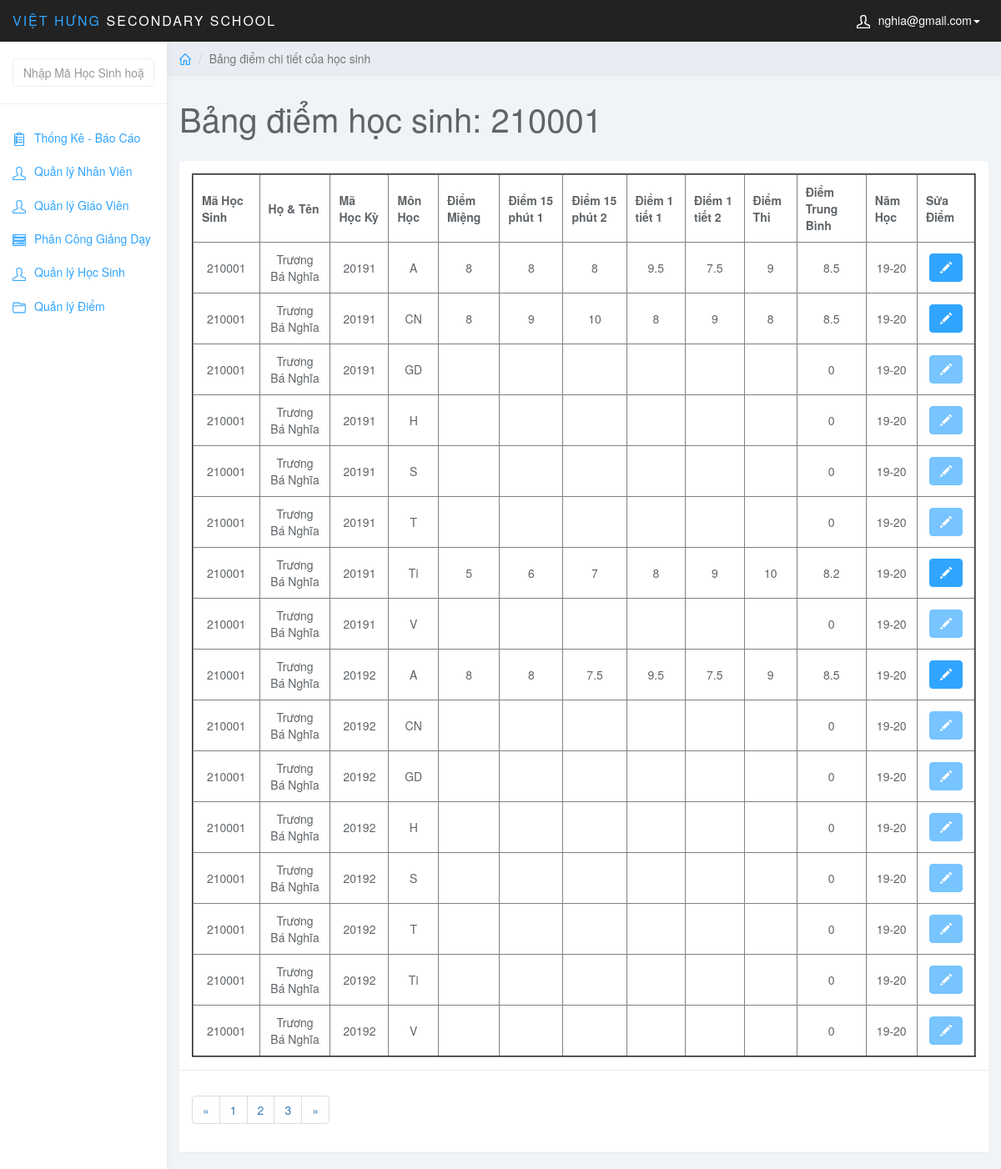
The page /admin/index.php?page=edit_diem&id_hs=210001 (signed in) on the database as committed earlier.
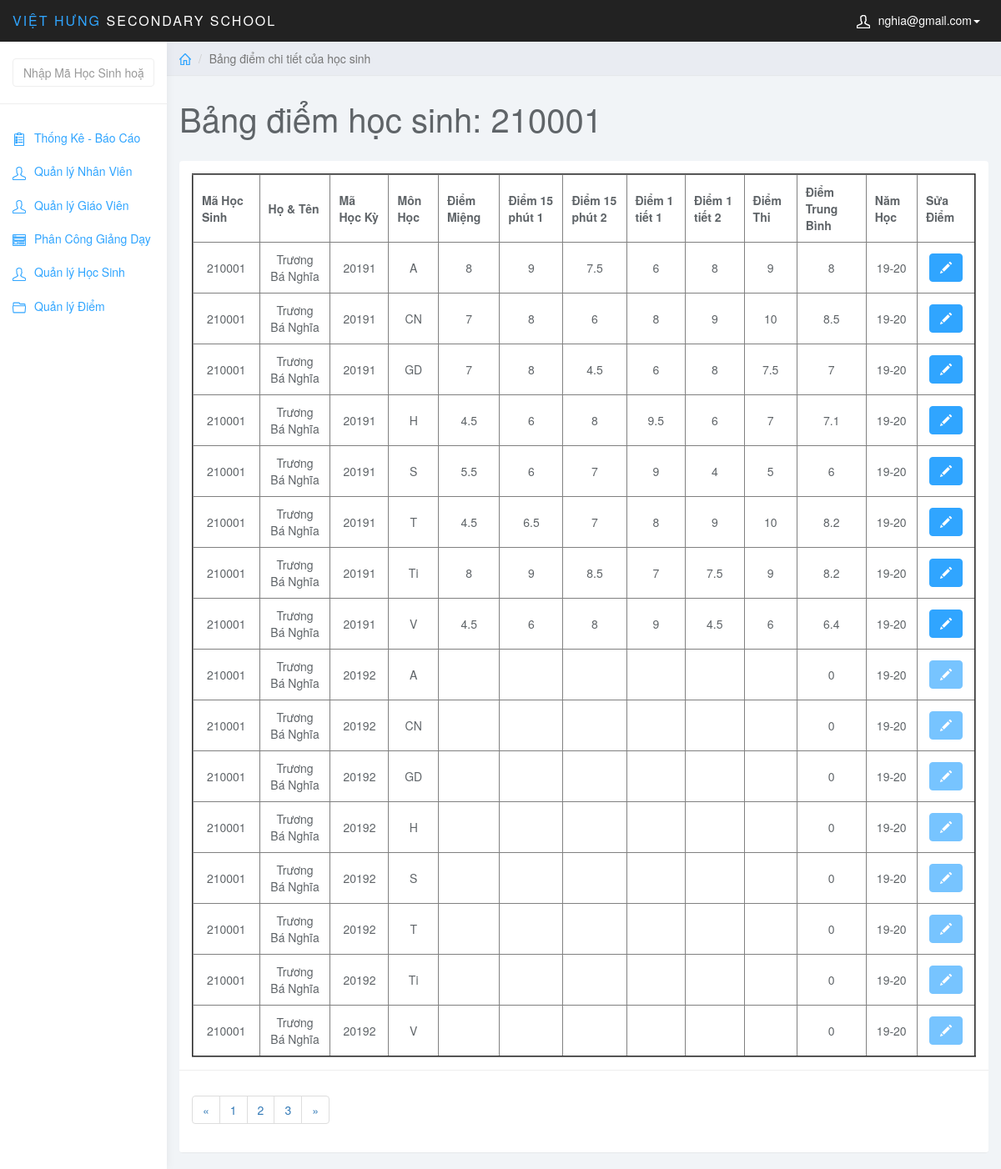
The same page on the database as committed later.
### tables this page shows
CREATE TABLE `diem` (
  `MaDiem` int(6) NOT NULL AUTO_INCREMENT,
  `MaHocKy` varchar(5) NOT NULL,
  `MaMonHoc` varchar(5) NOT NULL,
  `MaHS` int(6) NOT NULL,
  `MaLopHoc` varchar(10) NOT NULL,
  `DiemMieng` varchar(5) NOT NULL,
  `Diem15Phut1` varchar(5) NOT NULL,
  `Diem15Phut2` varchar(5) NOT NULL,
  `Diem1Tiet1` varchar(5) NOT NULL,
  `Diem1Tiet2` varchar(5) NOT NULL,
  `DiemThi` varchar(5) NOT NULL,
  `DiemTB` float NOT NULL,
  PRIMARY KEY (`MaDiem`),
  KEY `fk_diem_mahk` (`MaHocKy`),
  KEY `fk_diem_monhoc` (`MaMonHoc`),
  KEY `fk_diem_hocsinh` (`MaHS`),
  KEY `MaLopHoc` (`MaLopHoc`),
  CONSTRAINT `diem_ibfk_1` FOREIGN KEY (`MaLopHoc`) REFERENCES `lophoc` (`MaLopHoc`),
  CONSTRAINT `fk_diem_hocsinh` FOREIGN KEY (`MaHS`) REFERENCES `hocsinh` (`MaHS`),
  CONSTRAINT `fk_diem_mahk` FOREIGN KEY (`MaHocKy`) REFERENCES `hocky` (`MaHocKy`),
  CONSTRAINT `fk_diem_monhoc` FOREIGN KEY (`MaMonHoc`) REFERENCES `monhoc` (`MaMonHoc`)
);

CREATE TABLE `hocsinh` (
  `MaHS` int(6) NOT NULL,
  `MaLopHoc` varchar(10) NOT NULL,
  `TenHS` varchar(50) NOT NULL,
  `GioiTinh` varchar(5) NOT NULL,
  `NgaySinh` date NOT NULL,
  `NoiSinh` varchar(50) NOT NULL,
  `DanToc` varchar(10) NOT NULL,
  `HoTenCha` varchar(50) NOT NULL,
  `HoTenMe` varchar(50) NOT NULL,
  PRIMARY KEY (`MaHS`),
  KEY `fk_hs_lh` (`MaLopHoc`),
  CONSTRAINT `fk_hs_lh` FOREIGN KEY (`MaLopHoc`) REFERENCES `lophoc` (`MaLopHoc`)
);

CREATE TABLE `hocky` (
  `MaHocKy` varchar(5) NOT NULL,
  `TenHocKy` varchar(20) NOT NULL,
  `HeSoHK` int(1) NOT NULL,
  `NamHoc` char(10) NOT NULL,
  PRIMARY KEY (`MaHocKy`)
);

### admin/edit_diem.php (the view, shortened to what this page needs)
<?php
    $stu_id = $_GET['id_hs'];
    $sql_view = "SELECT * FROM hocsinh JOIN diem ON hocsinh.MaHS = diem.MaHS JOIN hocky ON diem.MaHocKy = hocky.MaHocKy WHERE hocsinh.MaHS = '$stu_id'";
    $query_view = mysqli_query($conn,$sql_view);
?>
<div class="col-sm-9 col-sm-offset-3 col-lg-10 col-lg-offset-2 main">
		<div class="row">
			<ol class="breadcrumb">
				<li><a href="index.php"><svg class="glyph stroked home"><use xlink:href="#stroked-home"></use></svg></a></li>
				<li class="active">Bảng điểm chi tiết của học sinh</li>
			</ol>
		</div>
		<div class="row">
			<div class="col-lg-12">
				<h1 class="page-header">Bảng điểm học sinh: <?php echo $stu_id ?></h1>
			</div>
		</div>
		<div class="row">
			<div class="col-lg-12">
				<div class="panel panel-default">
					<div class="panel-body">
                        <table border="2px" width="100%" style="text-align: center;">
						    <thead>
						    <tr>
						        <th data-field="id" data-sortable="true">Mã Học Sinh</th>
                                <th data-field="name"  data-sortable="true">Họ & Tên</th>
                                <th data-sortable="true">Mã Học Kỳ</th>
                                <th data-sortable="true">Môn Học</th>
                                <th data-sortable="true">Điểm Miệng</th>
                                <th data-sortable="true">Điểm 15 phút 1</th>
                                <th data-sortable="true">Điểm 15 phút 2</th>
                                <th data-sortable="true">Điểm 1 tiết 1</th>
                                <th data-sortable="true">Điểm 1 tiết 2</th>
                                <th data-sortable="true">Điểm Thi</th>
                                <th data-sortable="true">Điểm Trung Bình</th>
                                <th data-sortable="true">Năm Học</th>
                                <th>Sửa Điểm</th>
						    </tr>
                            </thead>
                            <tbody>
                                <?php
                                    while($row_view = mysqli_fetch_assoc($query_view)){
                                ?>
                                <tr>
                                <form  method="post">
                                    <td><?php echo $row_view['MaHS']; ?></td>
                                    <td><?php echo $row_view['TenHS']; ?></td>
                                    <td><?php echo $row_view['MaHocKy']; ?></td>
                                    <td><?php echo $row_view['MaMonHoc']; ?></td>
                                    <td ><?php echo $row_view['DiemMieng']; ?></td>
                                    <td ><?php echo $row_view['Diem15Phut1']; ?></td>
                                    <td ><?php echo $row_view['Diem15Phut2']; ?></td>
                                    <td><?php echo $row_view['Diem1Tiet1']; ?></td>
                                    <td><?php echo $row_view['Diem1Tiet2']; ?></td>
                                    <td><?php echo $row_view['DiemThi']; ?></td>
                                    <td><?php echo $row_view['DiemTB']; ?></td>
                                    <td><?php echo $row_view['NamHoc']; ?></td>
                                    <td class="form-group">
                                        <a href="index.php?page=edit_diem_hs&id_hs=<?php echo $row_view['MaHS']; ?>&id_mon=<?php echo $row_view['MaMonHoc']; ?>&MaHocKy=<?php echo $row_view['MaHocKy']; ?>" class="btn btn-primary <?php if(empty($row_view['DiemTB'])){ echo 'disabled';} ?>"><i class="glyphicon glyphicon-pencil"></i></a>
                                    </td>
                                    </form>
                                </tr>
                                    <?php }?>
                            </tbody>
						</table>
                    </div>
                    <div class="panel-footer">
                        <nav aria-label="Page navigation example">
                            <ul class="pagination">
                                <li class="page-item"><a class="page-link" href="#">&laquo;</a></li>
                                <li class="page-item"><a class="page-link" href="#">1</a></li>
                                <li class="page-item"><a class="page-link" href="#">2</a></li>
                                <li class="page-item"><a class="page-link" href="#">3</a></li>
                                <li class="page-item"><a class="page-link" href="#">&raquo;</a></li>
                            </ul>
                        </nav>
                    </div>
				</div>
			</div>
		</div>
	</div>

Rows that differ between the two databases and show on the page:
removed diem: MaHS "210001", MaHS.TenHS "Trương Bá Nghĩa", MaHocKy.MaHocKy "20191", MaMonHoc "A", DiemMieng "8", Diem15Phut1 "8", Diem15Phut2 "8", Diem1Tiet1 "9.5", Diem1Tiet2 "7.5", DiemThi "9", DiemTB "8.5", MaHocKy.NamHoc "19-20"
removed diem: MaHS "210001", MaHS.TenHS "Trương Bá Nghĩa", MaHocKy.MaHocKy "20191", MaMonHoc "CN", DiemMieng "8", Diem15Phut1 "9", Diem15Phut2 "10", Diem1Tiet1 "8", Diem1Tiet2 "9", DiemThi "8", DiemTB "8.5", MaHocKy.NamHoc "19-20"
removed diem: MaHS "210001", MaHS.TenHS "Trương Bá Nghĩa", MaHocKy.MaHocKy "20191", MaMonHoc "GD", DiemTB "0", MaHocKy.NamHoc "19-20"
removed diem: MaHS "210001", MaHS.TenHS "Trương Bá Nghĩa", MaHocKy.MaHocKy "20191", MaMonHoc "H", DiemTB "0", MaHocKy.NamHoc "19-20"
removed diem: MaHS "210001", MaHS.TenHS "Trương Bá Nghĩa", MaHocKy.MaHocKy "20191", MaMonHoc "S", DiemTB "0", MaHocKy.NamHoc "19-20"
removed diem: MaHS "210001", MaHS.TenHS "Trương Bá Nghĩa", MaHocKy.MaHocKy "20191", MaMonHoc "T", DiemTB "0", MaHocKy.NamHoc "19-20"
removed diem: MaHS "210001", MaHS.TenHS "Trương Bá Nghĩa", MaHocKy.MaHocKy "20191", MaMonHoc "Ti", DiemMieng "5", Diem15Phut1 "6", Diem15Phut2 "7", Diem1Tiet1 "8", Diem1Tiet2 "9", DiemThi "10", DiemTB "8.2", MaHocKy.NamHoc "19-20"
removed diem: MaHS "210001", MaHS.TenHS "Trương Bá Nghĩa", MaHocKy.MaHocKy "20191", MaMonHoc "V", DiemTB "0", MaHocKy.NamHoc "19-20"
removed diem: MaHS "210001", MaHS.TenHS "Trương Bá Nghĩa", MaHocKy.MaHocKy "20192", MaMonHoc "A", DiemMieng "8", Diem15Phut1 "8", Diem15Phut2 "7.5", Diem1Tiet1 "9.5", Diem1Tiet2 "7.5", DiemThi "9", DiemTB "8.5", MaHocKy.NamHoc "19-20"
added diem: MaHS "210001", MaHS.TenHS "Trương Bá Nghĩa", MaHocKy.MaHocKy "20191", MaMonHoc "A", DiemMieng "8", Diem15Phut1 "9", Diem15Phut2 "7.5", Diem1Tiet1 "6", Diem1Tiet2 "8", DiemThi "9", DiemTB "8", MaHocKy.NamHoc "19-20"
added diem: MaHS "210001", MaHS.TenHS "Trương Bá Nghĩa", MaHocKy.MaHocKy "20191", MaMonHoc "CN", DiemMieng "7", Diem15Phut1 "8", Diem15Phut2 "6", Diem1Tiet1 "8", Diem1Tiet2 "9", DiemThi "10", DiemTB "8.5", MaHocKy.NamHoc "19-20"
added diem: MaHS "210001", MaHS.TenHS "Trương Bá Nghĩa", MaHocKy.MaHocKy "20191", MaMonHoc "GD", DiemMieng "7", Diem15Phut1 "8", Diem15Phut2 "4.5", Diem1Tiet1 "6", Diem1Tiet2 "8", DiemThi "7.5", DiemTB "7", MaHocKy.NamHoc "19-20"
added diem: MaHS "210001", MaHS.TenHS "Trương Bá Nghĩa", MaHocKy.MaHocKy "20191", MaMonHoc "H", DiemMieng "4.5", Diem15Phut1 "6", Diem15Phut2 "8", Diem1Tiet1 "9.5", Diem1Tiet2 "6", DiemThi "7", DiemTB "7.1", MaHocKy.NamHoc "19-20"
added diem: MaHS "210001", MaHS.TenHS "Trương Bá Nghĩa", MaHocKy.MaHocKy "20191", MaMonHoc "S", DiemMieng "5.5", Diem15Phut1 "6", Diem15Phut2 "7", Diem1Tiet1 "9", Diem1Tiet2 "4", DiemThi "5", DiemTB "6", MaHocKy.NamHoc "19-20"
added diem: MaHS "210001", MaHS.TenHS "Trương Bá Nghĩa", MaHocKy.MaHocKy "20191", MaMonHoc "T", DiemMieng "4.5", Diem15Phut1 "6.5", Diem15Phut2 "7", Diem1Tiet1 "8", Diem1Tiet2 "9", DiemThi "10", DiemTB "8.2", MaHocKy.NamHoc "19-20"
added diem: MaHS "210001", MaHS.TenHS "Trương Bá Nghĩa", MaHocKy.MaHocKy "20191", MaMonHoc "Ti", DiemMieng "8", Diem15Phut1 "9", Diem15Phut2 "8.5", Diem1Tiet1 "7", Diem1Tiet2 "7.5", DiemThi "9", DiemTB "8.2", MaHocKy.NamHoc "19-20"
added diem: MaHS "210001", MaHS.TenHS "Trương Bá Nghĩa", MaHocKy.MaHocKy "20191", MaMonHoc "V", DiemMieng "4.5", Diem15Phut1 "6", Diem15Phut2 "8", Diem1Tiet1 "9", Diem1Tiet2 "4.5", DiemThi "6", DiemTB "6.4", MaHocKy.NamHoc "19-20"
added diem: MaHS "210001", MaHS.TenHS "Trương Bá Nghĩa", MaHocKy.MaHocKy "20192", MaMonHoc "A", DiemTB "0", MaHocKy.NamHoc "19-20"
